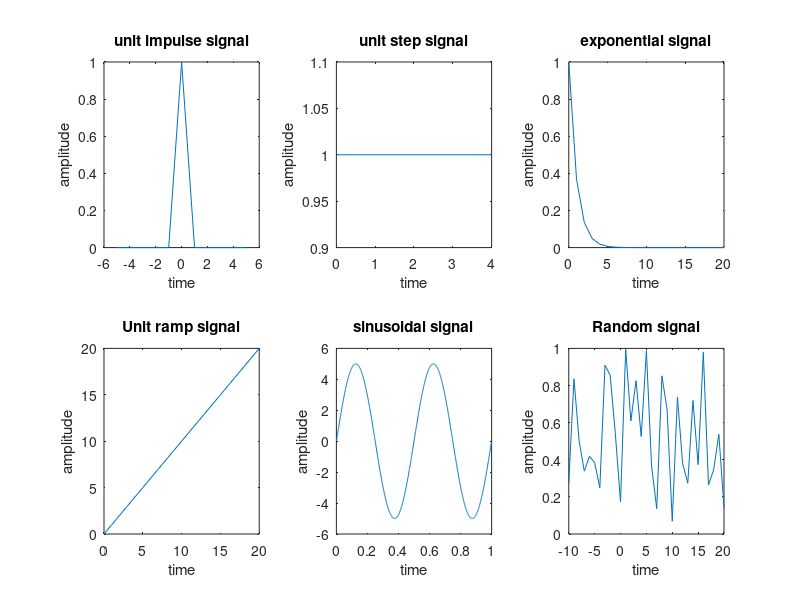

Here is the MATLAB script that generated this plot:
%Unit impulse signal
clc;
clear all;
close all;
N=5 ; %Set limit 
t1 = -5:5;
x1=[zeros(1,N),ones(1,1),zeros(1,N)];
subplot(2,3,1);
plot(t1,x1);
xlabel('time');
ylabel('amplitude');
title('unit impulse signal');


%Unit step signal
t2 = 0:4;
x2=ones(1,5);
subplot(2,3,2);
plot(t2,x2);
xlabel('time');
ylabel('amplitude');
title('unit step signal');

%Exponential signal
t3 = 0:1:20;
x3=exp(-t3);
subplot(2,3,3);
plot(t3,x3);
xlabel('time');
ylabel('amplitude');
title('exponential signal');

%Unit ramp signal
t4 = 0:20;
x4=t4;
subplot(2,3,4);
plot(t4,x4);
xlabel('time');
ylabel('amplitude');
title('Unit ramp signal');

%Sinusoidal signal
A=5;
F=2;
t5 = 0.0001:0.001:1;
x5=A*sin(2*pi*F*t5);
subplot(2,3,5);
plot(t5,x5);
xlabel('time');
ylabel('amplitude');
title('sinusoidal signal');

%Random signal

t6 = -10:1:20;
x6=rand(1,31);
subplot(2,3,6);
plot(t6,x6);
xlabel('time');
ylabel('amplitude');
title('Random signal');








